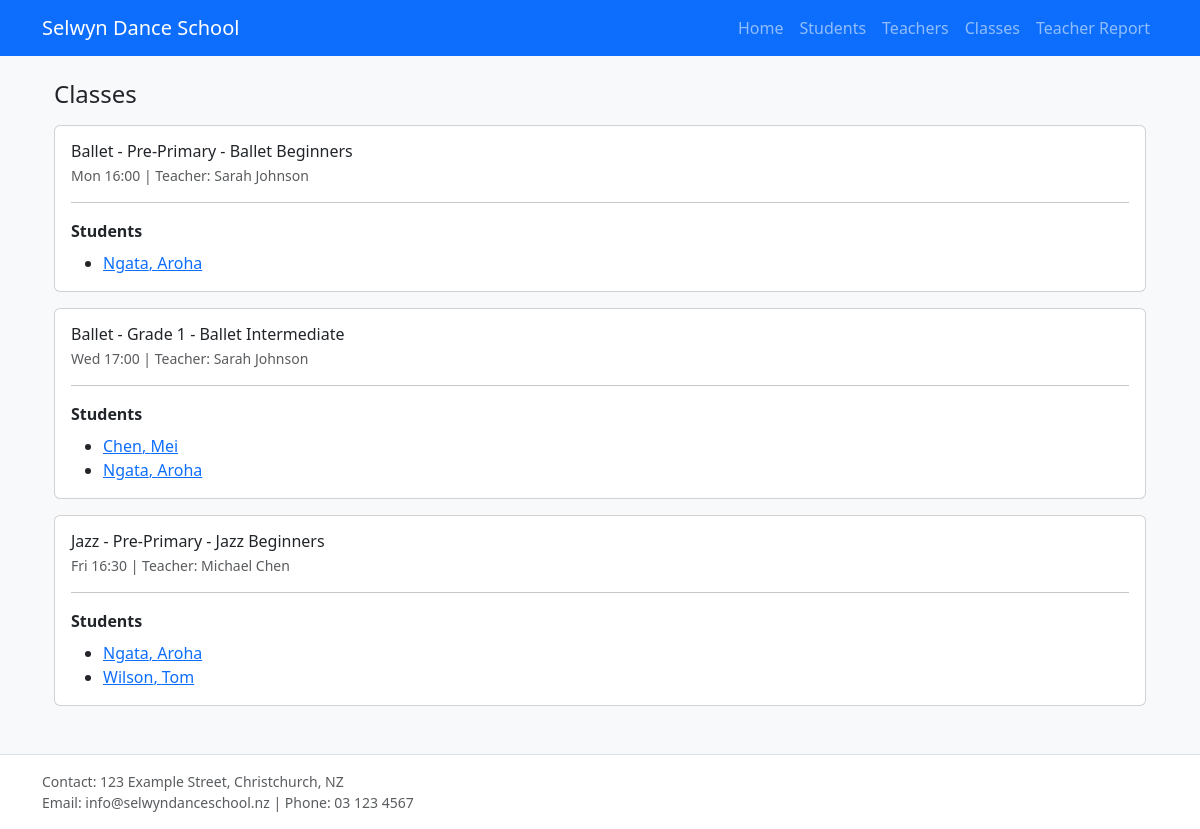
Page /classes on the committed database.
### tables this page shows
CREATE TABLE classes (    class_id INTEGER PRIMARY KEY AUTOINCREMENT,    class_name VARCHAR(100) NOT NULL,    dancetype_id INTEGER NOT NULL,    grade_id INTEGER,    teacher_id INTEGER NOT NULL,    schedule_day VARCHAR(20),    schedule_time TIME,    FOREIGN KEY (dancetype_id) REFERENCES dancetype(dancetype_id) ON DELETE RESTRICT,    FOREIGN KEY (grade_id) REFERENCES grades(grade_id) ON DELETE SET NULL,    FOREIGN KEY (teacher_id) REFERENCES teachers(teacher_id) ON DELETE RESTRICT);

CREATE TABLE dancetype (    dancetype_id INTEGER PRIMARY KEY AUTOINCREMENT,    dancetype_name VARCHAR(50) NOT NULL UNIQUE);

CREATE TABLE grades (    grade_id INTEGER PRIMARY KEY AUTOINCREMENT,    grade_name VARCHAR(50) NOT NULL UNIQUE,    grade_level INTEGER);

CREATE TABLE teachers (    teacher_id INTEGER PRIMARY KEY AUTOINCREMENT,    first_name VARCHAR(100) NOT NULL,    last_name VARCHAR(100) NOT NULL,    email VARCHAR(255) UNIQUE,    phone VARCHAR(20),    is_active INTEGER DEFAULT 1);

CREATE TABLE studentclasses (    studentclass_id INTEGER PRIMARY KEY AUTOINCREMENT,    student_id INTEGER NOT NULL,    class_id INTEGER NOT NULL,    UNIQUE (student_id, class_id),    FOREIGN KEY (student_id) REFERENCES students(student_id) ON DELETE CASCADE,    FOREIGN KEY (class_id) REFERENCES classes(class_id) ON DELETE CASCADE);

CREATE TABLE students (    student_id INTEGER PRIMARY KEY AUTOINCREMENT,    first_name VARCHAR(100) NOT NULL,    last_name VARCHAR(100) NOT NULL,    email VARCHAR(255),    phone VARCHAR(20),    date_of_birth DATE,    enrollment_date DATE DEFAULT CURRENT_DATE,    is_active INTEGER DEFAULT 1);

### app.py (the view)
@app.route("/classes")
def classes():
    cur = db.get_cursor()
    try:
        cur.execute("""
            SELECT
                c.class_id,
                c.class_name,
                c.schedule_day,
                c.schedule_time,
                d.dancetype_name,
                g.grade_name,
                g.grade_level,
                t.first_name AS teacher_first_name,
                t.last_name  AS teacher_last_name
            FROM classes c
            JOIN dancetype d ON c.dancetype_id = d.dancetype_id
            JOIN grades g ON c.grade_id = g.grade_id
            JOIN teachers t ON c.teacher_id = t.teacher_id
            ORDER BY d.dancetype_name, g.grade_level, c.class_name;
        """)
        class_rows = cur.fetchall()
        cur.execute("""
            SELECT
                sc.class_id,
                s.student_id,
                s.first_name,
                s.last_name
            FROM studentclasses sc
            JOIN students s ON sc.student_id = s.student_id
            ORDER BY sc.class_id, s.last_name, s.first_name;
        """)
        enrol_rows = cur.fetchall()
    finally:
        cur.close()
    students_by_class = {}
    for r in enrol_rows:
        cid = r["class_id"]
        students_by_class.setdefault(cid, []).append(r)
    return render_template("classes.html", classes=class_rows, students_by_class=students_by_class)

### db.py (called while the page is built)
def get_db():
    if "db_conn" not in g:
        conn = sqlite3.connect(current_app.config["DATABASE"])
        conn.row_factory = sqlite3.Row  # fetch 时可以用 row["col"] 或 row.col
        g.db_conn = conn
    return g.db_conn

def get_cursor():
    return get_db().cursor()

### templates/classes.html (shortened to what this page needs)
{% extends "base.html" %}
{% block content %}
<div class="container mt-4">
  <h1 class="h4 mb-3">Classes</h1>
  {% if classes and classes|length > 0 %}
    {% for c in classes %}
      <div class="card mb-3">
        <div class="card-body">
          <div class="d-flex flex-wrap justify-content-between align-items-start gap-2">
            <div>
              <h2 class="h6 mb-1">
                {{ c['dancetype_name'] }} - {{ c['grade_name'] }} - {{ c['class_name'] }}
              </h2>
              <div class="text-muted small">
                {{ c['schedule_day'] }} {{ c['schedule_time'] }} |
                Teacher: {{ c['teacher_first_name'] }} {{ c['teacher_last_name'] }}
              </div>
            </div>
          </div>
          <hr>
          <div>
            <div class="fw-semibold mb-2">Students</div>
            {% set roster = students_by_class.get(c['class_id'], []) %}
            {% if roster and roster|length > 0 %}
              <ul class="mb-0">
                {% for s in roster %}
                  <li>
                    <a href="/students/{{ s['student_id'] }}">
                      {{ s['last_name'] }}, {{ s['first_name'] }}
                    </a>
                  </li>
                {% endfor %}
              </ul>
            {% else %}
              <div class="text-muted">No students enrolled.</div>
            {% endif %}
          </div>
        </div>
      </div>
    {% endfor %}
  {% else %}
    <p class="text-muted">No classes found.</p>
  {% endif %}
</div>
{% endblock %}

### templates/base.html (shortened to what this page needs)
<!doctype html>
<html lang="en">
<head>
  <link href="https://cdn.jsdelivr.net/npm/bootstrap@5.3.3/dist/css/bootstrap.min.css" rel="stylesheet">
</head>
<body class="bg-light">
  <nav class="navbar navbar-expand-lg navbar-dark bg-primary">
    <div class="container">
      <a class="navbar-brand" href="/">Selwyn Dance School</a>
      <div class="collapse navbar-collapse" id="navbarNav">
        <ul class="navbar-nav ms-auto">
          <li class="nav-item"><a class="nav-link" href="/">Home</a></li>
          <li class="nav-item"><a class="nav-link" href="/students">Students</a></li>
          <li class="nav-item"><a class="nav-link" href="/teachers">Teachers</a></li>
          <li class="nav-item"><a class="nav-link" href="/classes">Classes</a></li>
          <li class="nav-item"><a class="nav-link" href="/report/teachers">Teacher Report</a></li>
        </ul>
      </div>
    </div>
  </nav>
  <main class="container my-4">
    {% block content %}{% endblock %}
  </main>
  <footer class="bg-white border-top py-3 mt-5">
    <div class="container small text-muted">
      <div>Contact: 123 Example Street, Christchurch, NZ</div>
      <div>Email: info@selwyndanceschool.nz | Phone: 03 123 4567</div>
    </div>
  </footer>
</body>
</html>

### rows in the picture
classes: dancetype_name "Ballet", grade_name "Pre-Primary", class_name "Ballet Beginners", schedule_day "Mon", schedule_time "16:00", teacher_first_name "Sarah", teacher_last_name "Johnson"
studentclasses: last_name "Ngata", first_name "Aroha"
classes: dancetype_name "Ballet", grade_name "Grade 1", class_name "Ballet Intermediate", schedule_day "Wed", schedule_time "17:00", teacher_first_name "Sarah", teacher_last_name "Johnson"
studentclasses: last_name "Chen", first_name "Mei"
studentclasses: last_name "Ngata", first_name "Aroha"
classes: dancetype_name "Jazz", grade_name "Pre-Primary", class_name "Jazz Beginners", schedule_day "Fri", schedule_time "16:30", teacher_first_name "Michael", teacher_last_name "Chen"
studentclasses: last_name "Ngata", first_name "Aroha"
studentclasses: last_name "Wilson", first_name "Tom"
